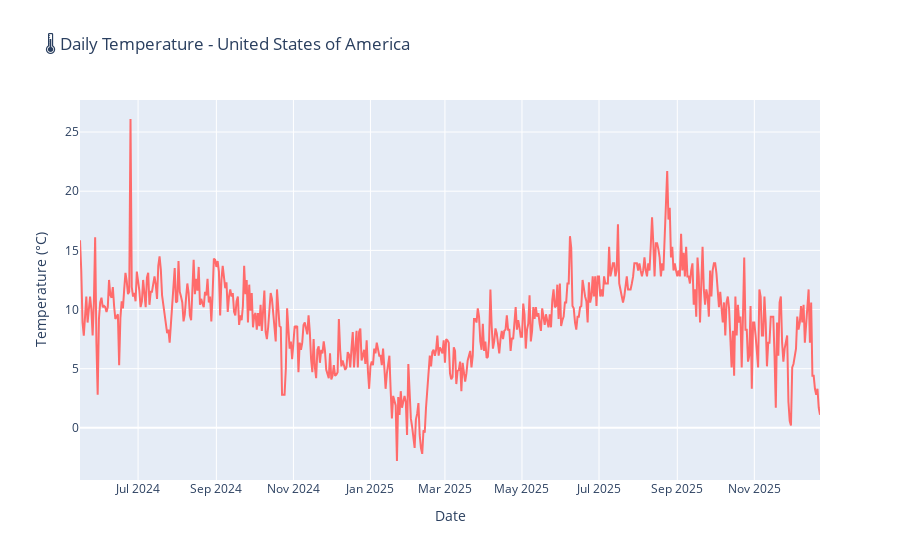

This figure's notebook cell:
### Code cell
# Visualize the time series
fig = px.line(
    daily_ts, x='date', y='temp',
    title=f'🌡️ Daily Temperature - {TARGET_COUNTRY}',
    labels={'temp': 'Temperature (°C)', 'date': 'Date'}
)
fig.update_traces(line_color='#FF6B6B')
fig.show()

### Figure 1 — Plotly figure (JSON) as saved in the notebook; plotly's stock layout.template omitted (floating-point values rounded to 4 significant figures; data arrays with more than 128 entries replaced by an {"elided": "..."} marker saying what was removed)
{"data": [{"hovertemplate": "Date=%{x}<br>Temperature (°C)=%{y}<extra></extra>", "legendgroup": "", "line": {"color": "#FF6B6B", "dash": "solid"}, "marker": {"symbol": "circle"}, "mode": "lines", "name": "", "orientation": "v", "showlegend": false, "type": "scatter", "x": {"elided": "578 str values"}, "xaxis": "x", "y": {"elided": "578 float values"}, "yaxis": "y"}], "layout": {"legend": {"tracegroupgap": 0}, "title": {"text": "🌡️ Daily Temperature - United States of America"}, "xaxis": {"anchor": "y", "domain": [0, 1], "title": {"text": "Date"}}, "yaxis": {"anchor": "x", "domain": [0, 1], "title": {"text": "Temperature (°C)"}}}}
